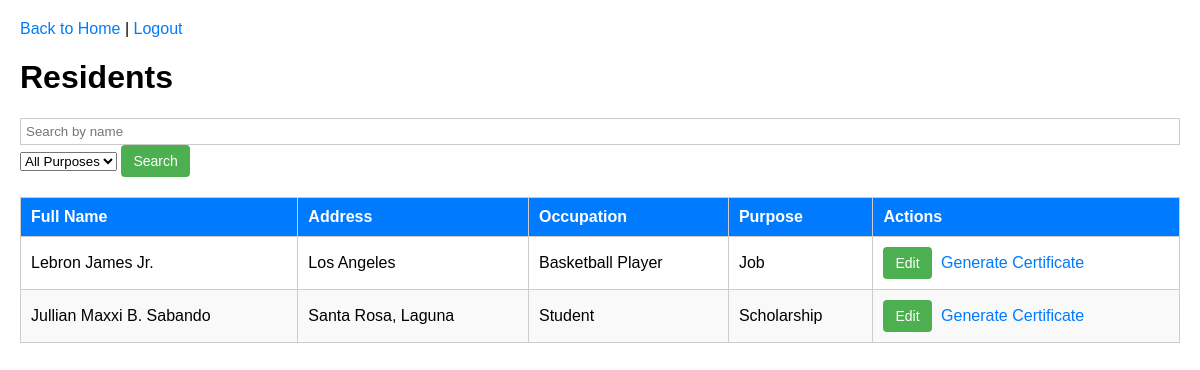
/residents, run on an earlier commit of the app's database.
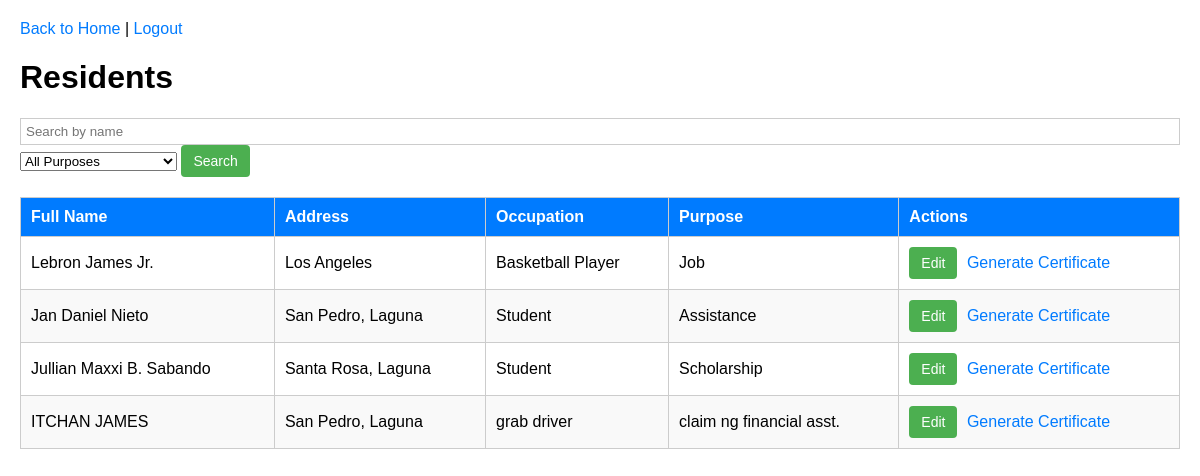
And on a later commit of the database.
### app.py (models this page shows, shortened)
class Resident(db.Model):
    id = db.Column(db.Integer, primary_key=True)
    full_name = db.Column(db.String(100), nullable=False)
    address = db.Column(db.String(200), nullable=False)
    occupation = db.Column(db.String(100), nullable=False)
    purpose = db.Column(db.String(200), nullable=False)
    date_requested = db.Column(db.DateTime, default=datetime.utcnow)
    date_issued = db.Column(db.DateTime)
    status = db.Column(db.String(20), default='pending')  # 'pending', 'approved', 'rejected'

### app.py (the view)
@app.route('/residents', methods=['GET'])
def index():
    query = request.args.get('query', '')
    purpose_filter = request.args.get('purpose', '')
    residents = Resident.query.filter_by(status="approved")
    if query:
        residents = residents.filter(Resident.full_name.contains(query))
    if purpose_filter:
        residents = residents.filter(Resident.purpose == purpose_filter)
    residents = residents.all()
    purposes = [purpose[0] for purpose in db.session.query(Resident.purpose).distinct().all()]
    return render_template(
        'index.html',
        residents=residents,
        query=query,
        purpose_filter=purpose_filter,
        purposes=purposes,
    )

### app.py (called while the page is built)
@app.before_request
def restrict_access():
    if current_user.is_authenticated:
        restricted_routes = {
            'admin': [],
            'user': ['delete_resident', 'manage_users'],
        }
        if current_user.role not in restricted_routes:
            return
        if request.endpoint in restricted_routes.get(current_user.role, []):
            flash('You are not authorized to access this page.', 'danger')
            return redirect(url_for('home_screen'))

### templates/index.html (shortened to what this page needs)
<!DOCTYPE html>
<html lang="en">
<head>
</head>
<body>
    <div class="header">
        <a href="{{ url_for('home_screen') }}">Back to Home</a> |
        <a href="{{ url_for('logout') }}">Logout</a>
    </div>
    <h1>Residents</h1>
    <form method="GET" action="{{ url_for('index') }}">
        <input type="text" name="query" placeholder="Search by name" value="{{ query }}">
        <select name="purpose">
            <option value="">All Purposes</option>
        </select>
        <button type="submit">Search</button>
    </form>
    <table>
        <thead>
            <tr>
                <th>Full Name</th>
                <th>Address</th>
                <th>Occupation</th>
                <th>Purpose</th>
                <th>Actions</th>
            </tr>
        </thead>
        <tbody id="resident-table">
            {% for resident in residents %}
            <tr id="row-{{ resident.id }}">
                <td>
                    <span class="view-mode">{{ resident.full_name }}</span>
                </td>
                <td>
                    <span class="view-mode">{{ resident.address }}</span>
                </td>
                <td>
                    <span class="view-mode">{{ resident.occupation }}</span>
                </td>
                <td>
                    <span class="view-mode">{{ resident.purpose }}</span>
                </td>
                <td>
                    <button class="edit-btn" onclick="editRow({{ resident.id }})">Edit</button>
                    <a href="{{ url_for('generate', id=resident.id) }}">Generate Certificate</a>
                </td>
            </tr>
            {% endfor %}
        </tbody>
    </table>
</body>
</html>

### templates/index.html (style rules this page uses)
a { text-decoration: none; color: #007BFF; }
body { font-family: Arial, sans-serif; margin: 20px; }
button { padding: 8px 12px; background-color: #4CAF50; color: white; border: none; border-radius: 4px; cursor: pointer; font-size: 14px; }
table { width: 100%; border-collapse: collapse; margin-top: 20px; }
th, td { border: 1px solid #ccc; padding: 10px; text-align: left; }
th { background-color: #007BFF; color: white; }
tr:nth-child(even) { background-color: #f9f9f9; }
input[type="text"] { padding: 5px; border: 1px solid #ccc; width: 100%; box-sizing: border-box; }
.edit-btn, .save-btn { margin-right: 5px; }

What changed in the data, as far as the page shows it:
now on this page (row edited): Resident: full_name "Jan Daniel Nieto", address "San Pedro, Laguna", occupation "Student", purpose "Assistance"
added Resident: full_name "ITCHAN JAMES", address "San Pedro, Laguna", occupation "grab driver", purpose "claim ng financial asst."
